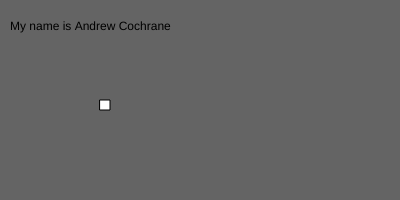
Frame 1 (no input)
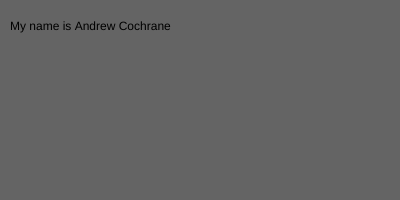
Frame 60 (no input)
Frame 120 (the mouse pressed at the canvas centre since frame 60): identical to frame 60, image omitted

The p5.js sketch that drew these frames (run headless with seeded random() and noise() and a simulated clock; from frame 60 on, the mouse is pressed at the canvas centre):

// p5.js sketch
// ── sketch.js
var position = 100
var name = 'Andrew Cochrane'
var moving = true
var positionX = 100
var positionY = 100
var speedX = 10
var speedY = 5
var counter = 0

function setup() {
  createCanvas(400, 200)
}

function draw() {
  background(100)
  rect(positionX, positionY, 10, 10)
  text('My name is ' + name, 10, 30)
  if (moving) {
    positionX = positionX + speedX;
    //positionY = positionY + speedY
    if (positionX >=400 || positionX <0) {
      speedX = speedX
    //}if (positionY >=200 || positionY <0){
    //  speedY = speedY
    }
    console.log('The position is ' + position) 
  }

}
function mousePressed() {
  moving = !moving
}
